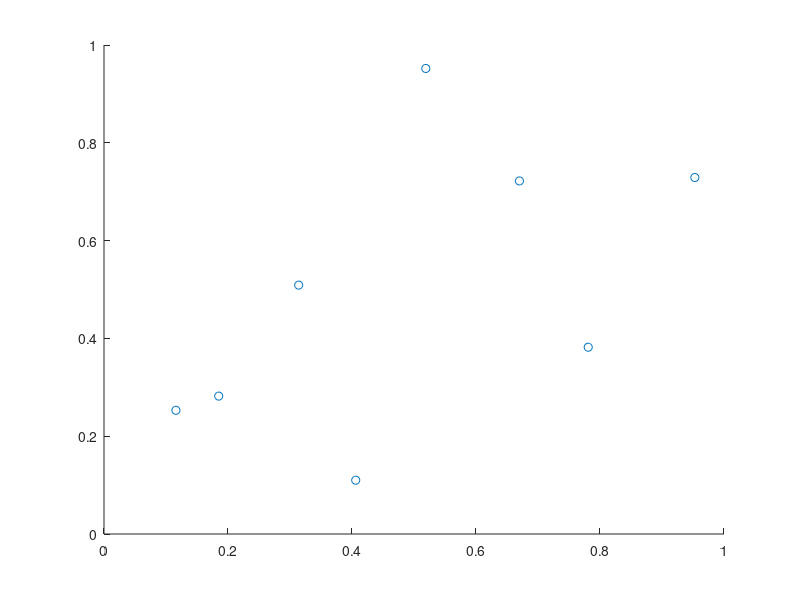

MATLAB code for this plot:
% Problem data
K = 8;
n = 2;

% List of candidate choices as row vectors
c = [0.314 0.509; 0.185 0.282; 0.670 0.722; 0.116 0.253; ...
     0.781 0.382; 0.519 0.952; 0.953 0.729; 0.406 0.110];

% List of decisions. Row [i j] means c(i) preferred over c(j)
d = [1 2; 3 1; 3 2; 1 4; 2 4; 3 4; 5 1; ...
     5 2; 3 5; 5 4; 1 6; 6 2; 3 6; 6 4; ...
     5 6; 7 1; 7 2; 3 7; 7 4; 5 7; 7 6; ...
     1 8; 8 2; 3 8; 8 4; 5 8; 6 8; 7 8];

box = zeros(n, 2);

% Put your code for finding the bounding box here.
% box(i, 1) and box(i, 2) should be the lower and upper bounds
% of the i-th coordinate respectively.

% Drawing the bounding box
figure;
scatter(c(:,1), c(:,2));
hold on
plot([box(1,1);box(1,2);box(1,2);box(1,1);box(1,1)], ...
     [box(2,1);box(2,1);box(2,2);box(2,2);box(2,1)]);
hold off
xlim([0 1]);
ylim([0 1]);
disp(['Width of bounding box = ' num2str(box(1,2) - box(1,1))])
disp(['Height of bounding box = ' num2str(box(2,2) - box(2,1))])

